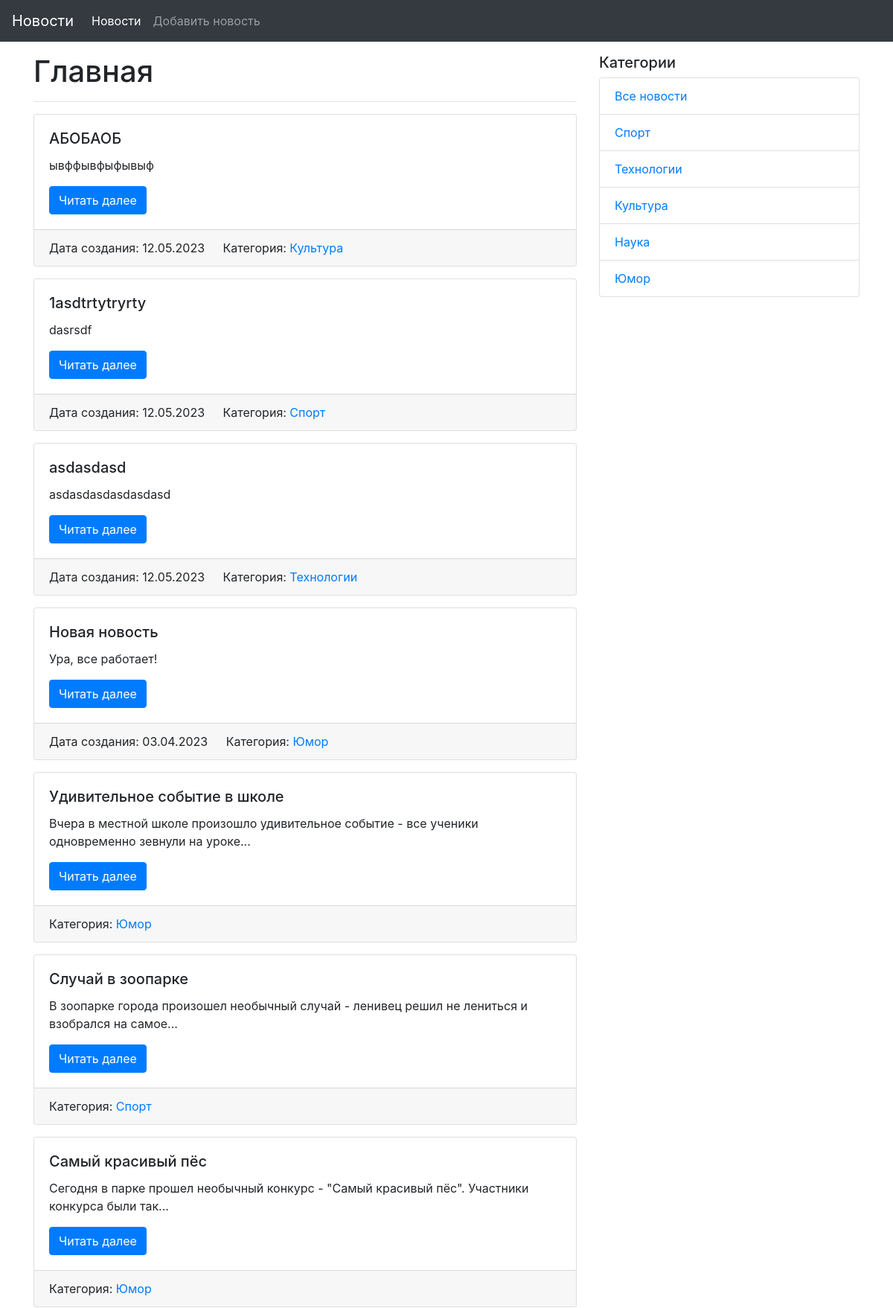
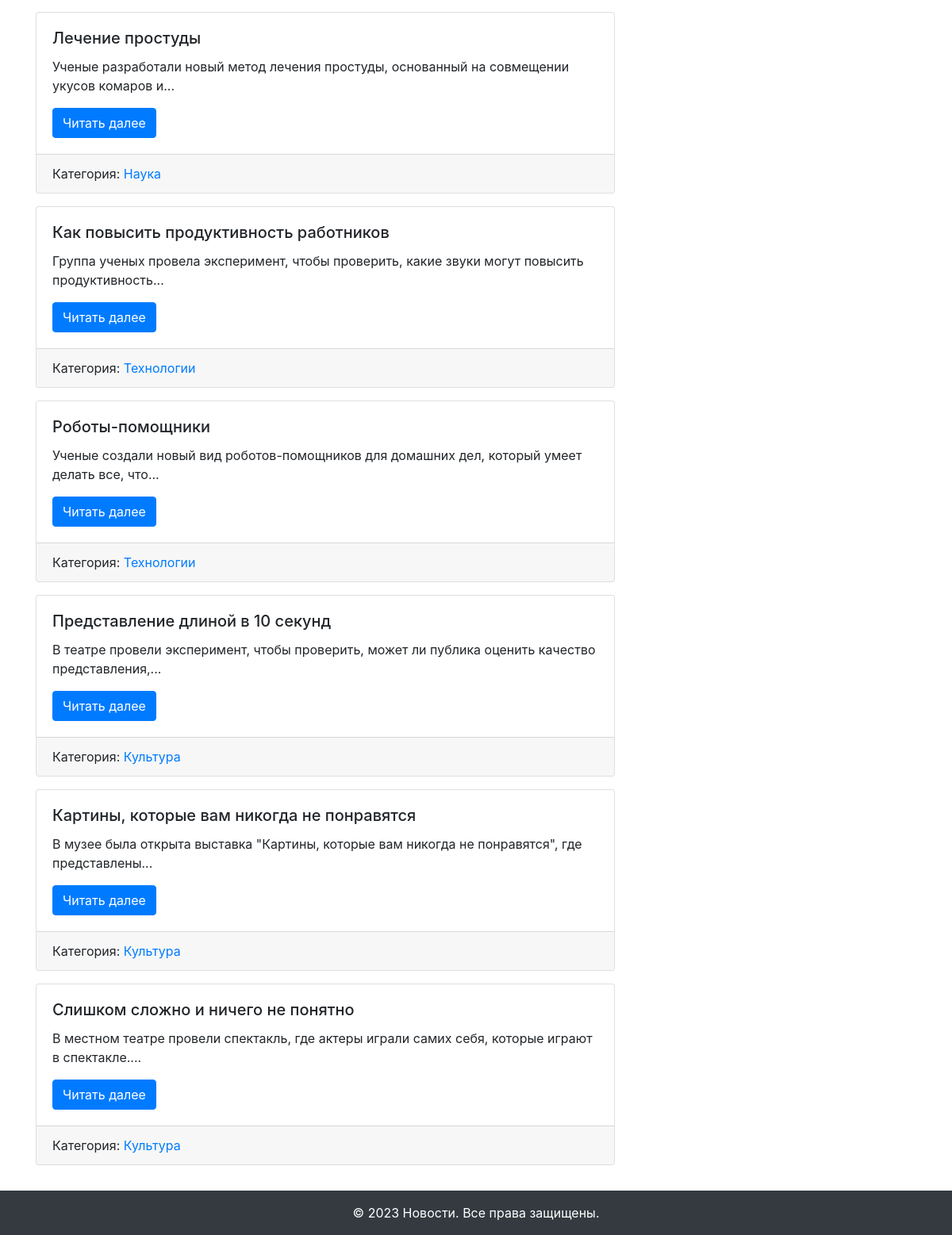
The page / on the database its author committed (2 pictures, top to bottom).
### models.py (models this page shows, shortened)
class News(db.Model): # type: ignore
    id = db.Column(db.Integer, primary_key=True)
    title = db.Column(db.String(255), unique=True, nullable=False)
    text = db.Column(db.Text, nullable=False)
    created_date = db.Column(db.DateTime, default=datetime.utcnow)
    category_id = db.Column(db.Integer, db.ForeignKey('category.id'), nullable=True)
    category = db.relationship('Category', back_populates='news')

class Category(db.Model): # type: ignore
    id = db.Column(db.Integer, primary_key=True)
    title = db.Column(db.String(255), nullable=False)
    news = db.relationship('News', back_populates='category')

### views.py (the view)
@app.route('/')
def index():
    news_list = News.query.all()
    categories = Category.query.all()
    return render_template('index.html',
                           news=news_list[::-1],
                           categories=categories)

### templates/index.html (shortened to what this page needs)
{% extends "base.html" %}
{% block content %}
  <h1>Главная</h1>
  <hr>
  {% for news in news %}
  <div class="card mb-3">
    <div class="card-body">
      <h5 class="card-title">{{ news.title }}</h5>
      <p class="card-text">{{ news.text|truncate(100) }}</p>
      <a href="{{ url_for('news_detail', id=news.id) }}" class="btn btn-primary">Читать далее</a>
    </div>
    <div class="card-footer">
      {% if news.created_date %}
        <span class="card-link">Дата создания: {{ news.created_date.strftime('%d.%m.%Y') }}</span>
      {% endif %}
      {% if news.category %}
        <span class="card-link">Категория: <a href="{{ url_for('news_in_category', id=news.category.id) }}">{{ news.category.title }}</a></span>
      {% endif %}
    </div>
  </div>
  {% else %}
  <p class="card-text">Новостей пока нет!</p>
  {% endfor %}
{% endblock content %}

### templates/side_navigation.html
<div class="col-md-4">
  <h5>Категории</h5>
  <ul class="list-group">
    <li class="list-group-item"><a href="{{ url_for('index') }}">Все новости</a></li>
    {% for category in categories %}
      <li class="list-group-item"><a href="{{ url_for('news_in_category', id=category.id) }}">{{ category.title }}</a></li>
    {% endfor %}
  </ul>
</div>

### rows shown on the page
News: title "АБОБАОБ", text "ывффывфыфывыф", created_date "12.05.2023", category "Культура"
News: title "1asdtrtytryrty", text "dasrsdf", created_date "12.05.2023", category "Спорт"
News: title "asdasdasd", text "asdasdasdasdasdasd", created_date "12.05.2023", category "Технологии"
News: title "Новая новость", text "Ура, все работает!", created_date "03.04.2023", category "Юмор"
News: title "Удивительное событие в школе", text "Вчера в местной школе произошло удивительное событие - все ученики одновременно зевнули на уроке...", category "Юмор"
News: title "Случай в зоопарке", text "В зоопарке города произошел необычный случай - ленивец решил не лениться и взобрался на самое...", category "Спорт"
News: title "Самый красивый пёс", text "Сегодня в парке прошел необычный конкурс - \"Самый красивый пёс\". Участники конкурса были так...", category "Юмор"
News: title "Лечение простуды", text "Ученые разработали новый метод лечения простуды, основанный на совмещении укусов комаров и...", category "Наука"
News: title "Как повысить продуктивность работников", text "Группа ученых провела эксперимент, чтобы проверить, какие звуки могут повысить продуктивность...", category "Технологии"
News: title "Роботы-помощники", text "Ученые создали новый вид роботов-помощников для домашних дел, который умеет делать все, что...", category "Технологии"
News: title "Представление длиной в 10 секунд", text "В театре провели эксперимент, чтобы проверить, может ли публика оценить качество представления,...", category "Культура"
News: title "Картины, которые вам никогда не понравятся", text "В музее была открыта выставка \"Картины, которые вам никогда не понравятся\", где представлены...", category "Культура"
News: title "Слишком сложно и ничего не понятно", text "В местном театре провели спектакль, где актеры играли самих себя, которые играют в спектакле....", category "Культура"
Category: title "Спорт"
Category: title "Технологии"
Category: title "Культура"
Category: title "Наука"
Category: title "Юмор"
